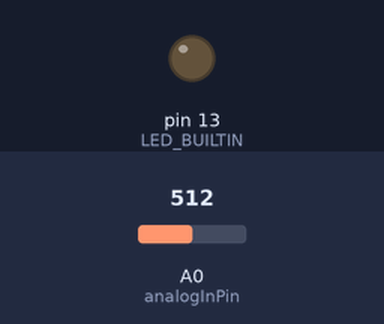
Recording of a sketch running on a simulated Arduino Uno, built with avr-gcc and run on an emulated ATmega328P. Parts: output pins drawn as LEDs (lit = HIGH). The test bench sets the inputs (shaded band); at power-on: A0 (analogInPin) = 512. What the sketch prints to the serial monitor is not drawn.

Above: at 1.0 s.
At 3.0 s:
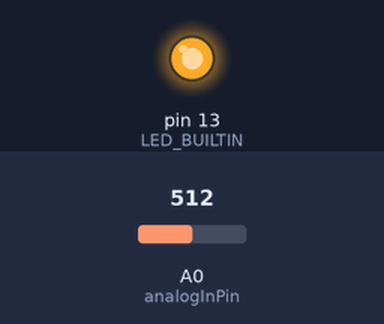
Timing chart, 0 to 5.2 s (numbered marks = the images above):
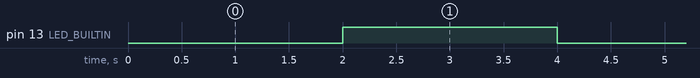

The sketch:

atmega-potensiometer-test.ino
```cpp
/*
 * pengujian potensiometer dengan ATmega328
 * tegangan dari potensiometer dibaca setiap 10 ms
 * interrupt Timer1 menggunakan library TimerOne
 * - (https://playground.arduino.cc/Code/Timer1/)
 * - https://github.com/PaulStoffregen/TimerOne
 * Output dari port serial dibaca menggunakan RealTerm (https://sourceforge.net/projects/realterm/)
 *
 */
#include <TimerOne.h>   //

const int analogInPin = A0;  // Analog input pin that the potentiometer is attached to
int sensorValue = 0;        // value read from the pot

int counter = 0;
void ScanADC()
{
  counter++;
  sensorValue = analogRead(analogInPin);
  Serial.println(sensorValue);
}

void setup() {
  // initialize serial communications at 9600 bps:
  Serial.begin(115200);
  Timer1.initialize( 10000 );           //period in microseconds
  Timer1.attachInterrupt( ScanADC );   //attach the Timer1 interrupt
  pinMode(LED_BUILTIN, OUTPUT);
}

int status = 0;
void loop() { // superloop hanya untuk lampu kedip
  if (counter >= 200) {
    counter = counter - 200;
    if (status == 0) {
      status = 1;
      digitalWrite(LED_BUILTIN, HIGH);   // turn the LED on (HIGH is the voltage level)
    } else {
      status = 0;
      digitalWrite(LED_BUILTIN, LOW);   // turn the LED off by making the voltage LOW
    }
  }

}
```

Measured:
- by itself, pin 13 (LED_BUILTIN): alternates HIGH for 2.0 s and LOW for 2.0 s
